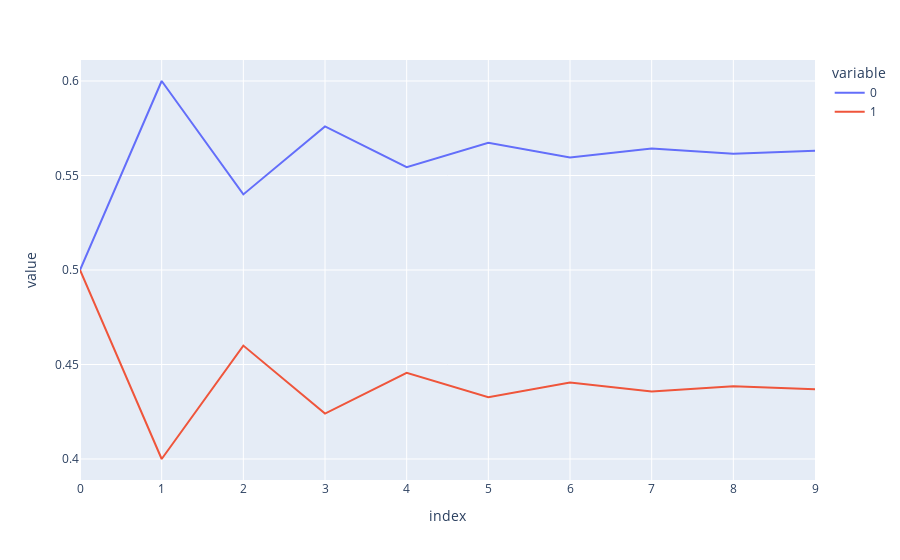

The notebook cell this image was saved under:
### Markdown cell above
What we want to solve is that at steady state what is the probability of being in each state. Hence, we begin with an inital assumption for the probabilities and iterate through multiple transisitons.

### Code cell
x0 = np.array([0.5, 0.5])
x = x0

pr_hist = []
for _ in range(10):
    pr_hist.append(x.reshape(1,-1))
    x = mc_transition @ x
pr_hist = np.concatenate(pr_hist, axis = 0)

print('Steady state probability:', x)
px.line(pr_hist)

### Figure 1 — Plotly figure (JSON) as saved in the notebook; plotly's stock layout.template omitted (floating-point values rounded to 4 significant figures)
{"data": [{"hovertemplate": "variable=0<br>index=%{x}<br>value=%{y}<extra></extra>", "legendgroup": "0", "line": {"color": "#636efa", "dash": "solid"}, "marker": {"symbol": "circle"}, "mode": "lines", "name": "0", "orientation": "v", "showlegend": true, "type": "scatter", "x": [0, 1, 2, 3, 4, 5, 6, 7, 8, 9], "xaxis": "x", "y": [0.5, 0.6, 0.54, 0.576, 0.5544, 0.5674, 0.5596, 0.5642, 0.5615, 0.5631], "yaxis": "y"}, {"hovertemplate": "variable=1<br>index=%{x}<br>value=%{y}<extra></extra>", "legendgroup": "1", "line": {"color": "#EF553B", "dash": "solid"}, "marker": {"symbol": "circle"}, "mode": "lines", "name": "1", "orientation": "v", "showlegend": true, "type": "scatter", "x": [0, 1, 2, 3, 4, 5, 6, 7, 8, 9], "xaxis": "x", "y": [0.5, 0.4, 0.46, 0.424, 0.4456, 0.4326, 0.4404, 0.4358, 0.4385, 0.4369], "yaxis": "y"}], "layout": {"legend": {"title": {"text": "variable"}, "tracegroupgap": 0}, "margin": {"t": 60}, "xaxis": {"anchor": "y", "domain": [0, 1], "title": {"text": "index"}}, "yaxis": {"anchor": "x", "domain": [0, 1], "title": {"text": "value"}}}}
